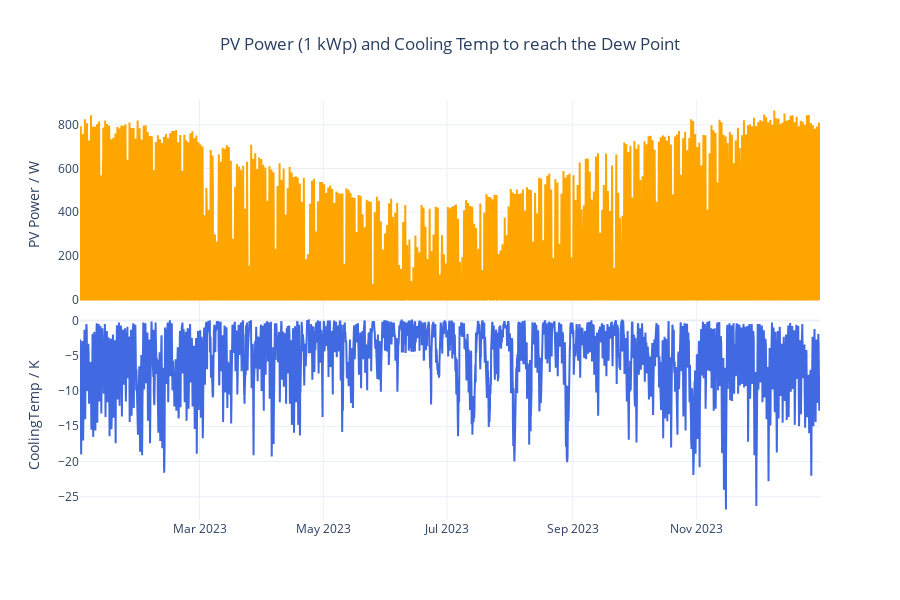

The notebook cell saved with this chart:
### Code cell
# Create subplots with shared x-axis and add a centered main title
fig = make_subplots(rows=2, cols=1, shared_xaxes=True, vertical_spacing=0)
fig.update_layout(title_text='PV Power (1 kWp) and Cooling Temp to reach the Dew Point', title_x=0.5)

# Add trace for PV Power
fig.add_trace(
    go.Scatter(x=df.index, y=df['PV_P'], mode='lines', name='PV Power (W)',
               line=dict(color='orange')),
    row=1, col=1
)

# Add trace for Cooling Temperature
fig.add_trace(
    go.Scatter(x=df.index, y=df['CoolingTemp'], mode='lines', name='CoolingTemp (°C)',
               line=dict(color='royalblue')),
    row=2, col=1
)

# Update axis titles and layout
fig.update_yaxes(title_text='PV Power / W', row=1, col=1)
fig.update_yaxes(title_text='CoolingTemp / K', row=2, col=1)
fig.update_xaxes(matches='x')  # ensure x-axes are synced when zooming
fig.update_layout(height=600, width=900, template=px.defaults.template, showlegend=False)

fig.write_html('pv_power_cooling_temp.html')
fig.show()

### Figure 1 — Plotly figure (JSON) as saved in the notebook; plotly's stock layout.template omitted (floating-point values rounded to 4 significant figures; data arrays with more than 128 entries replaced by an {"elided": "..."} marker saying what was removed)
{"data": [{"line": {"color": "orange"}, "mode": "lines", "name": "PV Power (W)", "type": "scatter", "x": {"elided": "8759 str values"}, "xaxis": "x", "y": {"elided": "8759 float values"}, "yaxis": "y"}, {"line": {"color": "royalblue"}, "mode": "lines", "name": "CoolingTemp (°C)", "type": "scatter", "x": {"elided": "8759 str values"}, "xaxis": "x2", "y": {"elided": "8759 float values"}, "yaxis": "y2"}], "layout": {"height": 600, "showlegend": false, "title": {"text": "PV Power (1 kWp) and Cooling Temp to reach the Dew Point", "x": 0.5}, "width": 900, "xaxis": {"anchor": "y", "domain": [0, 1], "matches": "x", "showticklabels": false}, "xaxis2": {"anchor": "y2", "domain": [0, 1], "matches": "x"}, "yaxis": {"anchor": "x", "domain": [0.5, 1], "title": {"text": "PV Power / W"}}, "yaxis2": {"anchor": "x2", "domain": [0, 0.5], "title": {"text": "CoolingTemp / K"}}}}
